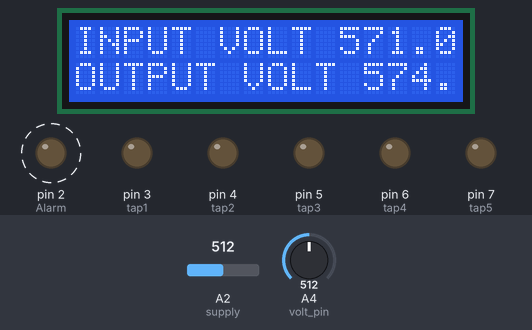
Simulated run of this sketch. Board: Arduino Uno, built with avr-gcc and run on an emulated ATmega328P. Shown: 16×2 character LCD, output pins drawn as LEDs (lit = HIGH). Dashed ring = blinking. The inputs (shaded band) are chosen by the test bench; at power-on: A2 (supply) = 512, A4 (volt_pin) = 512.

Above: at 2.2 s.
2.3 s: A2 (supply) set to 94
At 3.0 s:
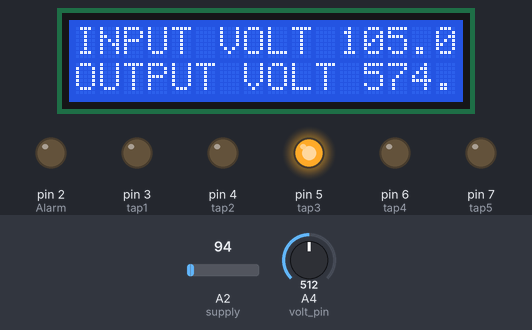
3.8 s: A2 (supply) set to 85
At 4.03 s:
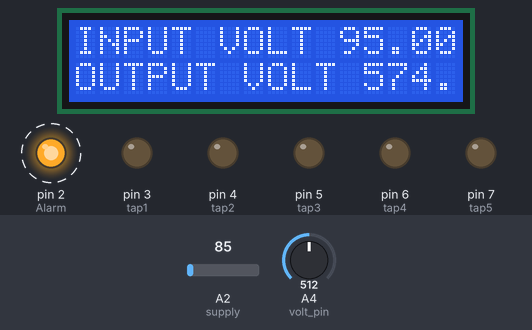
5.4 s: A4 (volt_pin) set to 95
At 5.57 s:
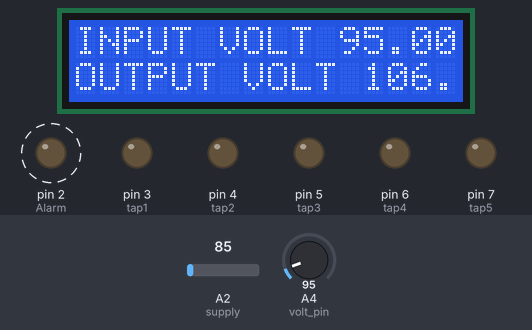
6.9 s: A4 (volt_pin) set to 82
At 7.11 s:
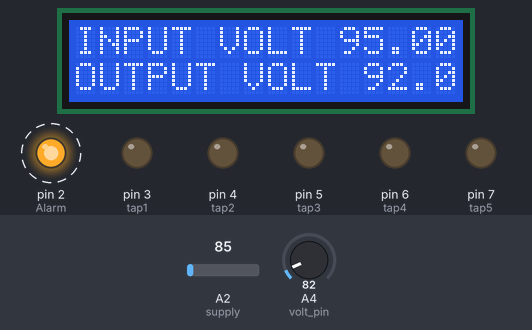
8.6 s: A2 (supply) set to 250
At 9.4 s:
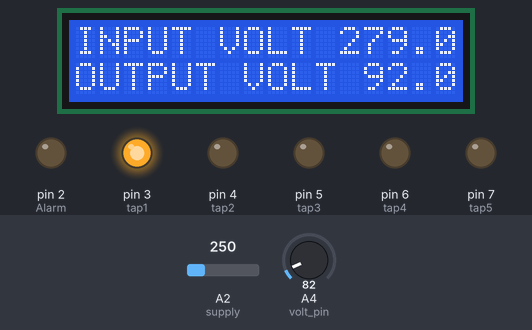
10.1 s: A4 (volt_pin) set to 10
At 11.2 s:
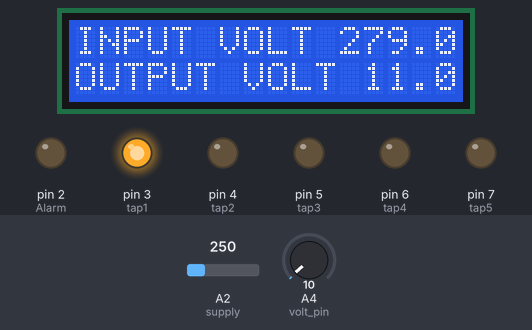
11.6 s: A4 (volt_pin) set to 7
Timing chart, 0 to 14.1 s (numbered marks = the images above; inputs shaded):
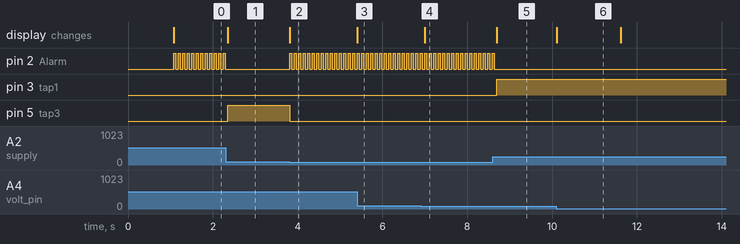

The sketch:

AUTO_VOLTAGE_STABLIZER.ino
```cpp
int RS = 13;
int EN = 12;
int D4 = 11;
int D5 = 10;
int D6 = 9;
int D7 = 8;
#include <LiquidCrystal.h>
LiquidCrystal lcd (RS, EN, D4, D5, D6, D7);
int supply = A2; //grid volt_pin
int volt_pin = A4; //stablized output volt_pin
int tap1 = 3; //160v
int tap2 = 4; //190v
int tap3 = 5; //220
int tap4 = 6; //250
int tap5 = 7; //280
float volt_read;
float AC_volt;
float Reg_volt;
float calibrator = sqrt(2);
float r1 = 1000000; //1mega resistor
float r2 = 4400; //4.4k resistor...
float r3 = 1000000; //1mega resistor
float r4 = 4400; //4.4k resistor...
float AC_rectified;
float Stablized;
int Alarm = 2;

void setup() {
  // put your setup code here, to run once:
pinMode(RS,OUTPUT);
pinMode(EN,OUTPUT);
pinMode(D4,OUTPUT);
pinMode(D5,OUTPUT);
pinMode(D6,OUTPUT);
pinMode(D7,OUTPUT);
pinMode(tap1,OUTPUT);
pinMode(tap2,OUTPUT);
pinMode(tap3,OUTPUT);
pinMode(tap4,OUTPUT);
pinMode(tap5,OUTPUT);
pinMode(Alarm,OUTPUT);
pinMode(supply,INPUT);
pinMode(volt_pin,INPUT);
lcd.begin(16,2);
lcd.clear();
lcd.setCursor(0,0);
lcd.print(" INITIALIZING...");
delay(1000);
lcd.clear();
}

void loop() {
  // put your main code here, to run repeatedly:
volt_read = analogRead(supply);
float analog_to_volt = volt_read * 0.004887585533;
AC_rectified = ((r1 + r2)*analog_to_volt)/r2;
AC_volt = round(AC_rectified);
//here is for the stablized output voltage...
float volt_read2 = analogRead(volt_pin);
float analog_to_volt2 = volt_read2 * 0.004887585533;
Stablized = ((r3 + r4)*analog_to_volt2)/r4;
Reg_volt = round(Stablized*1.00456621);
lcd.setCursor(0,0);
lcd.print("INPUT VOLT ");
lcd.print(AC_volt);
lcd.print("V");
lcd.setCursor(0,1);
lcd.print("OUTPUT VOLT ");
lcd.print(Reg_volt);
lcd.print("V");

if(AC_volt >= 100 && AC_volt <= 180){
  digitalWrite(tap5, LOW);
  digitalWrite(tap4, LOW);
  digitalWrite(tap3, HIGH);
  digitalWrite(tap2, LOW);
  digitalWrite(tap1, LOW);
  lcd.setCursor(0,0);
lcd.print("INPUT VOLT ");
lcd.print(AC_volt);
lcd.setCursor(0,1);
lcd.print("OUTPUT VOLT ");
lcd.print(Reg_volt);
}else if(AC_volt >= 181 && AC_volt <= 210){
  digitalWrite(tap5, LOW);
  digitalWrite(tap4, LOW);
  digitalWrite(tap3, HIGH);
  digitalWrite(tap2, LOW);
  digitalWrite(tap1, LOW);
  lcd.setCursor(0,0);
lcd.print("INPUT VOLT ");
lcd.print(AC_volt);
lcd.setCursor(0,1);
lcd.print("OUTPUT VOLT ");
lcd.print(Reg_volt);
}else if(AC_volt >= 210 && AC_volt <= 240){
  digitalWrite(tap5, LOW);
  digitalWrite(tap4, LOW);
  digitalWrite(tap3, HIGH);
  digitalWrite(tap2, LOW);
  digitalWrite(tap1, LOW);
  lcd.setCursor(0,0);
lcd.print("INPUT VOLT ");
lcd.print(AC_volt);
lcd.setCursor(0,1);
lcd.print("OUTPUT VOLT ");
lcd.print(Reg_volt);
}else if(AC_volt >= 241 && AC_volt <= 270){
  digitalWrite(tap5, LOW);
  digitalWrite(tap4, LOW);
  digitalWrite(tap3, LOW);
  digitalWrite(tap2, HIGH);
  digitalWrite(tap1, LOW);
  lcd.setCursor(0,0);
lcd.print("INPUT VOLT ");
lcd.print(AC_volt);
lcd.setCursor(0,1);
lcd.print("OUTPUT VOLT ");
lcd.print(Reg_volt);
}else if(AC_volt >= 271 && AC_volt <= 280){
  digitalWrite(tap5, LOW);
  digitalWrite(tap4, LOW);
  digitalWrite(tap3, LOW);
  digitalWrite(tap2, LOW);
  digitalWrite(tap1, HIGH);
  lcd.setCursor(0,0);
lcd.print("INPUT VOLT ");
lcd.print(AC_volt);
lcd.setCursor(0,1);
lcd.print("OUTPUT VOLT ");
lcd.print(Reg_volt);
}else{
  digitalWrite(tap5, LOW);
  digitalWrite(tap4, LOW);
  digitalWrite(tap3, LOW);
  digitalWrite(tap2, LOW);
  digitalWrite(tap1, LOW);
  digitalWrite(Alarm,HIGH);
  delay(50);
  digitalWrite(Alarm,LOW);
  delay(50);
}
}
```

Measured:
- the behaviour switches between 90 and 89 on A2 (supply) (found by bisection; images 1 and 2)
- the behaviour switches between 89 and 88 on A4 (volt_pin) (found by bisection; images 3 and 4)
- after the input at 2.3 s, pin 2 (Alarm): stops changing and stays LOW; pin 5 (tap3): LOW → HIGH after 0.05 s; the display: changes after 0.05 s (image 1)
- after the input at 3.8 s, pin 2 (Alarm): alternates HIGH for 0.05 s and LOW for 0.06 s, starting at once; pin 5 (tap3): HIGH → LOW at once; the display: changes at once (image 2)
- after the input at 5.4 s, the display: changes at once (image 3)
- after the input at 6.9 s, the display: changes after 0.10 s (image 4)
- after the input at 8.6 s, pin 2 (Alarm): goes on until 8.6 s, then stays LOW; pin 3 (tap1): LOW → HIGH after 0.09 s; the display: changes after 0.09 s (image 5)
- after the input at 10.1 s, the display: changes at once (image 6)
